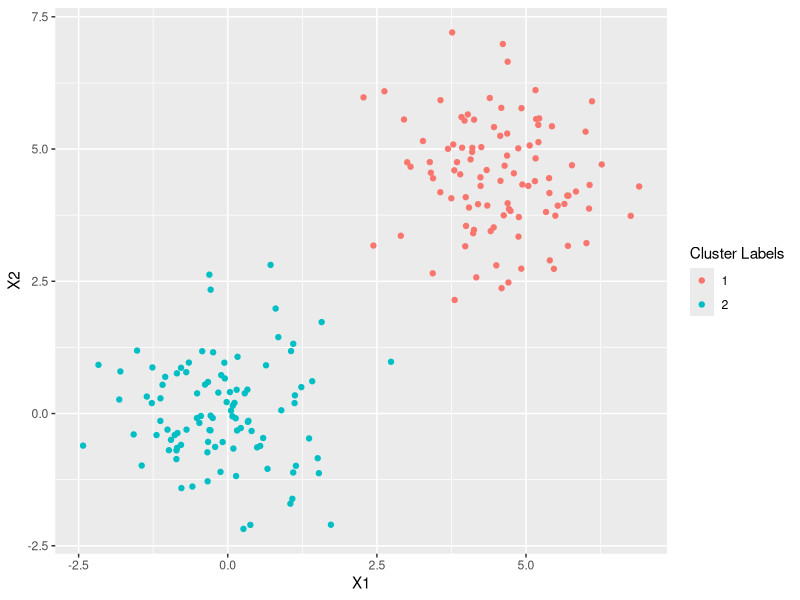

Write R code to recreate this figure.
## ---- chunk 1
makelinear = function(N,dist, makeplot = T){
  x=matrix(rnorm(4*N),2*N,2)
  y=rep(c(2,1),c(N,N))
  x[y==1,]=x[y==1,] + dist
  if(makeplot){plot(x,col=y+3,pch=19)}
  return(list(x=x,y=y))
}
## ---- chunk 2
library(tidyverse)
## ---- chunk 3

A = makelinear(100, dist = 4.5, makeplot = F)
x = A$x
y = A$y

linear.data = data.frame(x,y=as.factor(y))

linear.data %>%
ggplot()+
  geom_point(aes(x=X1,y=X2,colour = y))+
  guides(colour=guide_legend(title="Cluster Labels")) 
## ---- chunk 4
# your code goes here
## ---- chunk 5
# your code goes here
## ---- chunk 6
# your code goes here
## ---- chunk 7
# your code goes here
## ---- chunk 8
# your code goes here
## ---- chunk 9
# your code goes here
## ---- chunk 10
# your code goes here
## ---- chunk 11
# your code goes here
## ---- chunk 12
# your code goes here
## ---- chunk 13
# your code goes here
## ---- chunk 14
# your code goes here
